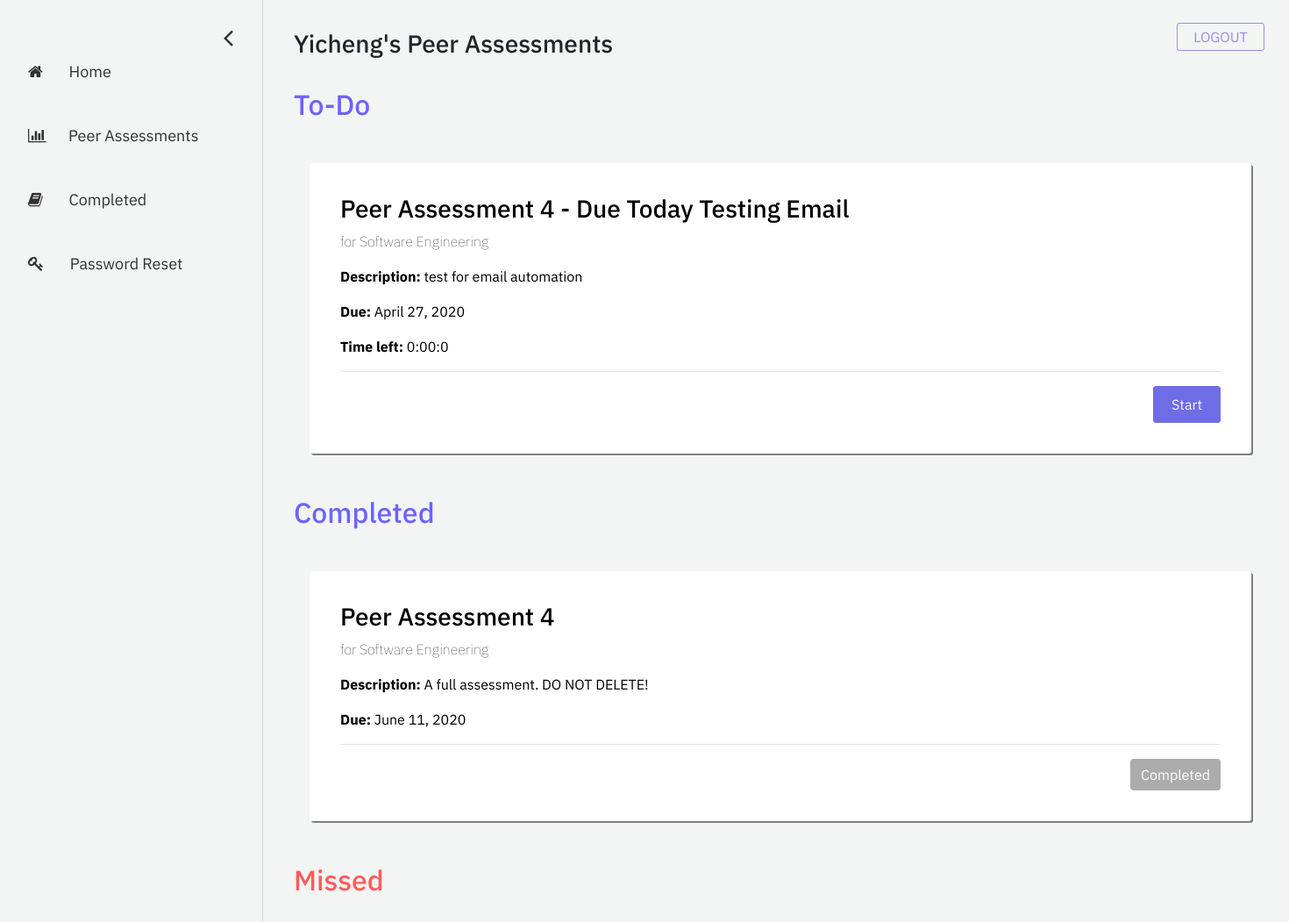
Before: /student/peer-assessments (signed in) with the older database file.
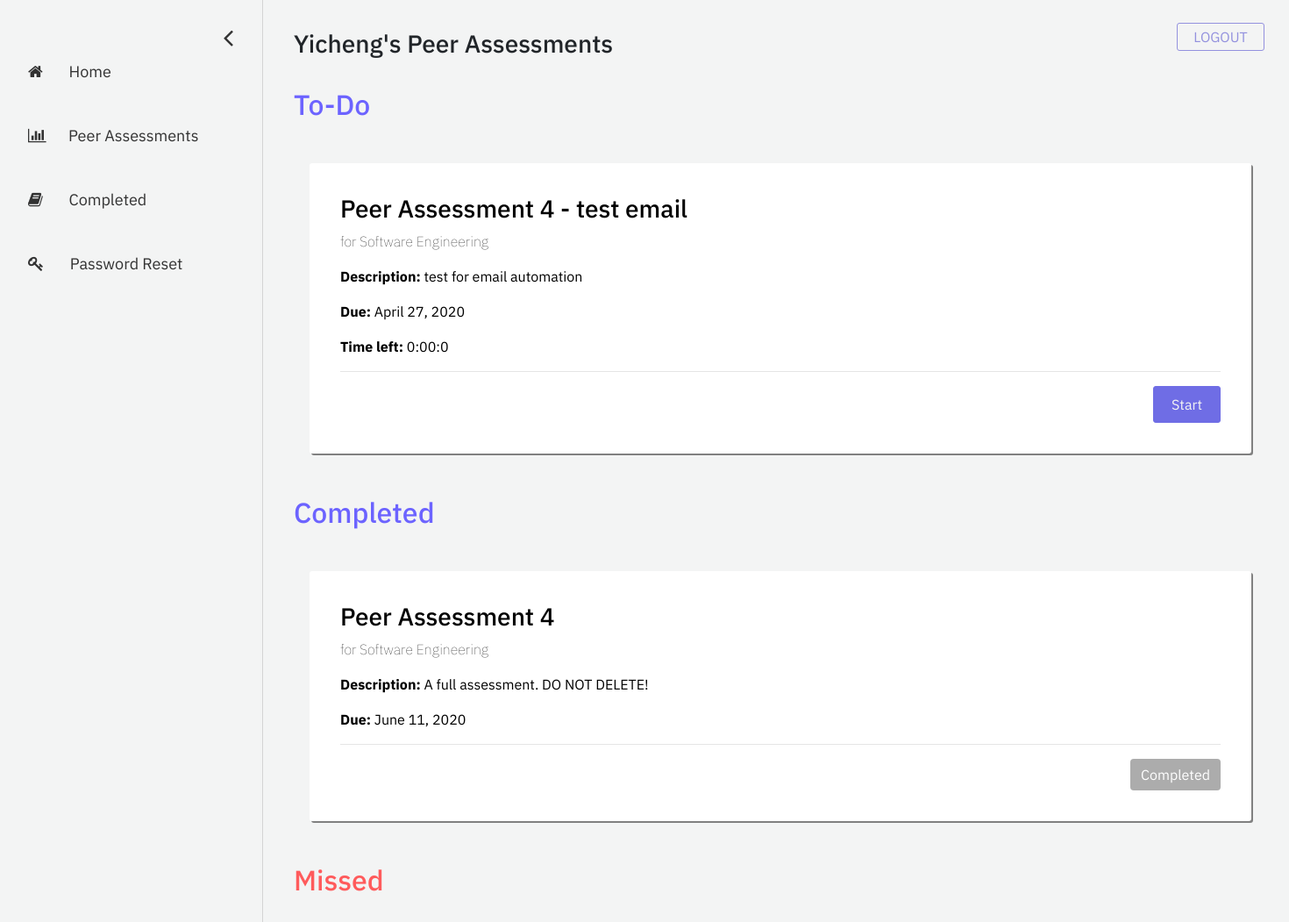
After: the same page with the newer database file.
### assessment/models.py (models this page shows, shortened)
class Assessment(models.Model):
    name = models.CharField("assessment name", max_length=255)
    description = models.TextField("description", max_length=512, blank=True)
    date_created = models.DateTimeField("date created", auto_now_add=True)
    start_date = models.DateField("start date")
    end_date = models.DateField("end date")
    course = models.ForeignKey(Course, on_delete=models.CASCADE) # the course that this peer review belongs to
    questions = models.ManyToManyField(Question) # a set of Questions under this assessment
    result_sets = models.ManyToManyField(Result_set) # a set of Result_sets under this assessment
    completed_students = models.ManyToManyField(User, related_name="completed_students") # a set of Users who have completed this assessment
    def time_left(self):
        time = str(self.end_date - datetime.datetime.now().date())
        return time[:time.find(',')]
    def is_missed(self):
        time = str(self.end_date - datetime.datetime.now().date())
        if time[0] == '-':
            return True
        return False

### registration/models.py (models this page shows, shortened)
class Course(models.Model):
    course_name = models.CharField("course name", max_length=60)
    course_code = models.IntegerField("course code")
    section_number = models.SmallIntegerField("section number")
    year = models.SmallIntegerField("year of realization")
    semester_choices = (
        ('S', 'Spring'),
        ('F', 'Fall'),
    )
    semester = models.CharField("semester of realization", max_length = 1, choices = semester_choices)
    professors = models.ManyToManyField(User)
    students = models.ManyToManyField(User, related_name="students")

### eval_student/views.py (the view)
# urls.py: path('peer-assessments', views.peer_assessments, name='peer-assessments'),
def peer_assessments(request):
    assessment_list = Assessment.objects.all()
    filtered_list = []
    for i in assessment_list:
       print(i.start_date)
       if  request.user in i.course.students.all():
           filtered_list.append(i)
    context = {
        'assessment_list': filtered_list,
    }
    return render(request, 'eval_student/peer-assessments.html', context=context)

### eval_student/templates/eval_student/peer-assessments.html (shortened to what this page needs)
{% extends 'eval_student/base-sidebar.html'%}
{% load static %}
{% block content%}
<div id="main">
	<div class="container title-box">
		<h3>{{ user.first_name }}'s Peer Assessments</h3>
	</div>
	<div class="container">
		<h2 style="color: #6C63FF; margin-bottom: 0;">To-Do</h2>
		{% if assessment_list|length > 0 %}
			<div class="row">
				{% for assessment in assessment_list %}
					{% if not assessment.is_missed and request.user not in assessment.completed_students.all %}
						<div class="col grid-box">
							<h3> {{ assessment.name }} </h3>
							<p style="font-weight: 20;"> for {{ assessment.course.course_name }}</p>
							{% if assessment.description != '' %}
								<p><b>Description:</b> {{ assessment.description }}</p>
							{% else %}
								<p><b>Description:</b> No assessment description</p>
							{% endif %}
							<p> <b>Due:</b> {{ assessment.end_date }}</p>
							<p> <b>Time left:</b> {{ assessment.time_left }}</p>
							<hr>
							<form>
								<button formaction="{% url 'answer-assessment' assessment_id=assessment.id %}" class="btn btn-primary buttons purple float-right">Start</button>
							</form>
						</div>
					{% endif %}
				{% endfor %}
			</div>
		{% else %}
			<p>No peer assessment available.</p>
		{% endif %}
	</div>
	<div class="container">
		<h2 style="color: #6C63FF; margin-bottom: 0;">Completed</h2>
			{% if assessment_list|length > 0 %}
				<div class="row">
					{% for assessment in assessment_list %}
						{% if not assessment.is_missed and request.user in assessment.completed_students.all %}
							<div class="col grid-box">
								<h3> {{ assessment.name }} </h3>
								<p style="font-weight: 20;"> for {{ assessment.course.course_name }}</p>
								{% if assessment.description != '' %}
									<p><b>Description:</b> {{ assessment.description }}</p>
								{% else %}
									<p><b>Description:</b> No assessment description</p>
								{% endif %}
								<p> <b>Due:</b> {{ assessment.end_date }}</p>
								<hr>
								<button type="submit" style="background-color: gray; border: gray;" class="btn btn-primary float-right" disabled>Completed</button>
							</div>
						{% endif %}
					{% endfor %}
				</div>
			{% else %}
				<p>No peer assessment available.</p>
			{% endif %}
	</div>
	<div class="container">
		<h2 style="color: rgb(255, 91, 92); margin-bottom: 0;">Missed</h2>
	</div>
</div>
{% endblock %}

Changed rows visible on the page:
changed Assessment "test for email automation": name "Peer Assessment 4 - Due Today Testing Email" → "Peer Assessment 4 - test email"
